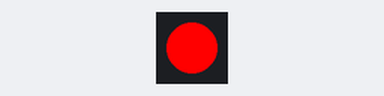
The sketch below on a simulated Arduino Uno, built with avr-gcc and run on an emulated ATmega328P. Parts: 1 RGB LEDs in strip order, left to right. Dim RGB values are drawn brighter than linear.

Above: at 0.02 s.
At 2.08 s:
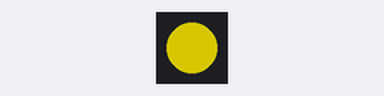
At 4.14 s:
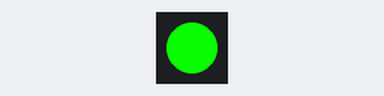
At 8.31 s:
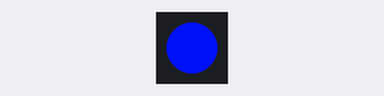
Timing chart, 0 to 8.6 s (numbered marks = the images above):
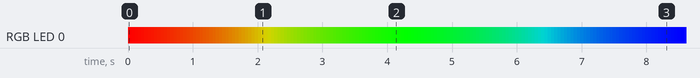

Measured:
- by itself, everything shown: repeats every 12.9 s, in 255 steps

The sketch:

Nightlight_test.ino
```cpp
#include <Adafruit_NeoPixel.h>

#define PIN 0
#define PIXELS 1
#define LIGHTLEVEL 200

const int wait=50;

Adafruit_NeoPixel strip = Adafruit_NeoPixel(PIXELS, PIN, NEO_GRB + NEO_KHZ800);

void setup(){
    strip.begin();
    strip.show(); // Initialize all pixels to 'off'
}

uint32_t Wheel(byte WheelPos) {
    WheelPos = 255 - WheelPos;
    if(WheelPos < 85) {
      return strip.Color(255 - WheelPos * 3, 0, WheelPos * 3);
    }
    else if(WheelPos < 170) {
      WheelPos -= 85;
      return strip.Color(0, WheelPos * 3, 255 - WheelPos * 3);
    }
    else {
      WheelPos -= 170;
      return strip.Color(WheelPos * 3, 255 - WheelPos * 3, 0);
    }
}

void loop(){
    uint16_t i, j;
    for(j=0; j<256; j++) {
      for(i=0; i<strip.numPixels(); i++) {
        strip.setPixelColor(i, Wheel((j) & 255));
      }
    strip.show();
    delay(wait);
    }
}
```
